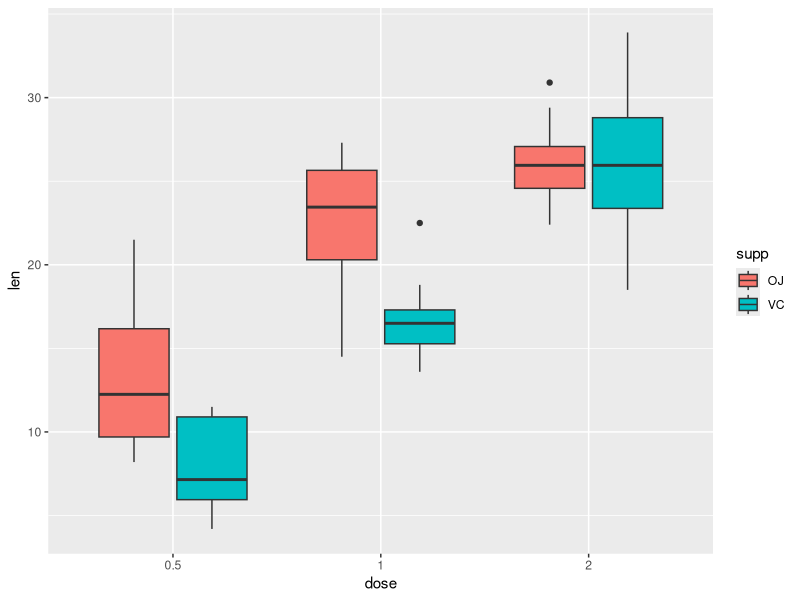
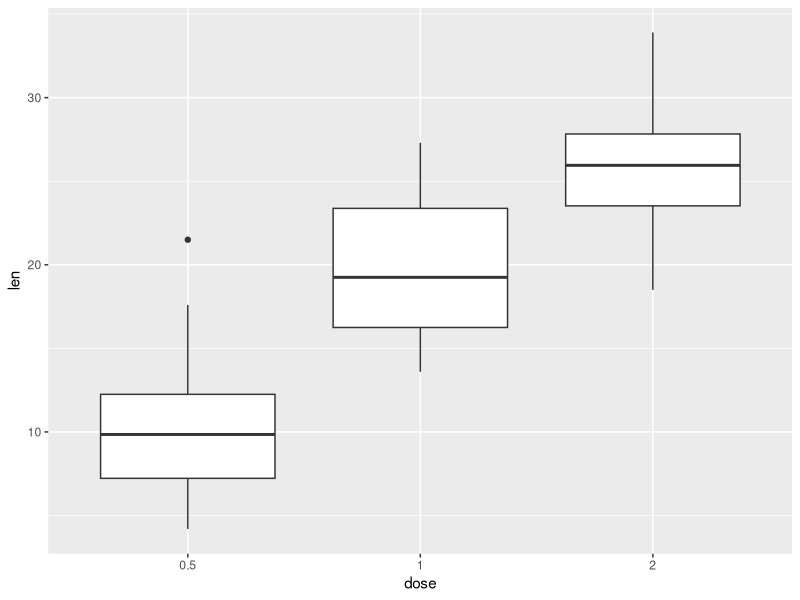

R code for these plots, in order:

library(tidyverse)

## load Tooth Growth data

data("ToothGrowth")

str(ToothGrowth)

## The Effect of Vitamin C on Tooth Growth of Guinea Pigs

## 1.- len = tooth lenth (numeric)
## 2.- supp = suplement type (factor) --> VC = ascorbic acid 
##                           (factor) --> OJ = oranje juice
## 3.- dose = mg/day (numeric)   

table(ToothGrowth$dose)

## So there are 3 doses:  0.5   1   2

## How many pigs received each dose and by which method?
Summary_Stats <- ToothGrowth %>% group_by(dose, supp) %>% summarise(n = n())

## 20 pigs received each dose ---> 10 via VC, 10 via OJ


## We obtain a summary of descriptive statistics of the 6 different groups by generating a box & whisker plot

ToothGrowth$dose <- as.factor(ToothGrowth$dose)

dose_supp_plot <- ggplot(ToothGrowth, aes(x = dose, y = len, fill = supp))
dose_supp_plot + geom_boxplot()

## Where we can observe what could be a significant difference in Tooth Growth between the 0.5 mg/day dose
## Versus the 1 & 2 mg/day doses. 
## We need to test for statistical significance to ascertain this.
## It would also appear there is a difference between delivering the Vitamin C via VC vs OJ for the 0.5 and 1mg/day doses

## We now plot only the difference from DOSE for the 3 groups:
dose_plot <- ggplot(ToothGrowth, aes(x = dose, y = len))
dose_plot + geom_boxplot()

ToothGrowth %>% group_by(dose) %>% summarise(Mean_Tooth_Growth = mean(len))

## This time, it could well be that there's statistical difference between all 3 doses (not counting the dose DELIVERY METHOD)

## As we have > 2 groups with what appear similar intergroup variance, we use ANOVA for testing significance (equal variance)

## Start with ANOVA for DOSE:
ANOVA_dose <- aov(len ~ dose, data = ToothGrowth)

## Then we get the ANOVA summary:
summary.aov(ANOVA_dose)

## So, we have a statistically significant difference in Tooth Growth between the DOSES
## We do not know which of the pairwise DOSE comparisons are significant, so now we need to do a TUKEK TEST)
TukeyHSD(x = ANOVA_dose)

## Which results in statistically significant differences between all 3 doses
## The Mean and Confidence interval for ToowthGrowth for the 3 doses are listed(provided in the Tukey Test


### Confidence Intervals: the following info is already provided if we do the TUKEY tests:   
### Summary_Stats <- ToothGrowth %>% group_by(dose) %>% summarise(Mean_Tooth_Growth = mean(len), St.Dev. = sd(len))
### ToothGrowth <- ToothGrowth %>% arrange(dose)
### Obtain vector with Toothh_Growth values at 0.5 mg/day dose
### Dose0.5 <- ToothGrowth[1:20, 1]
### Obtain 95% confidence intervals: t.test(Dose0.5)$conf
### same for the other 2 doses -----

## In relation to TYPE of Vitamin C supplement, not advisable to test solely between VC vs OJ, as DOSE could
## a confounder

## So we do pairwise t-tests for each dose
## First we need to sort the observations by dose  --otherwise pairwise won't work
ToothGrowth <- ToothGrowth %>% arrange(dose)

Dose0.5 <- ToothGrowth[1:20, ]
Dose1 <- ToothGrowth[21:40, ]
Dose2 <- ToothGrowth[41:60, ]

t.test(len ~ supp, data = Dose0.5)
t.test(len ~ supp, data = Dose1)
t.test(len ~ supp, data = Dose2)

## This results ins statistical signifance for SUPPLEMENT TYPE for 0.5 & 1 mg/day doses, but not for 
## the 2mg/day dose. 
## So we have to conclude there is no conclusive data to support that SUPPLEMENT TYPE has a statistically 
## significant effect over Tooth Growth

